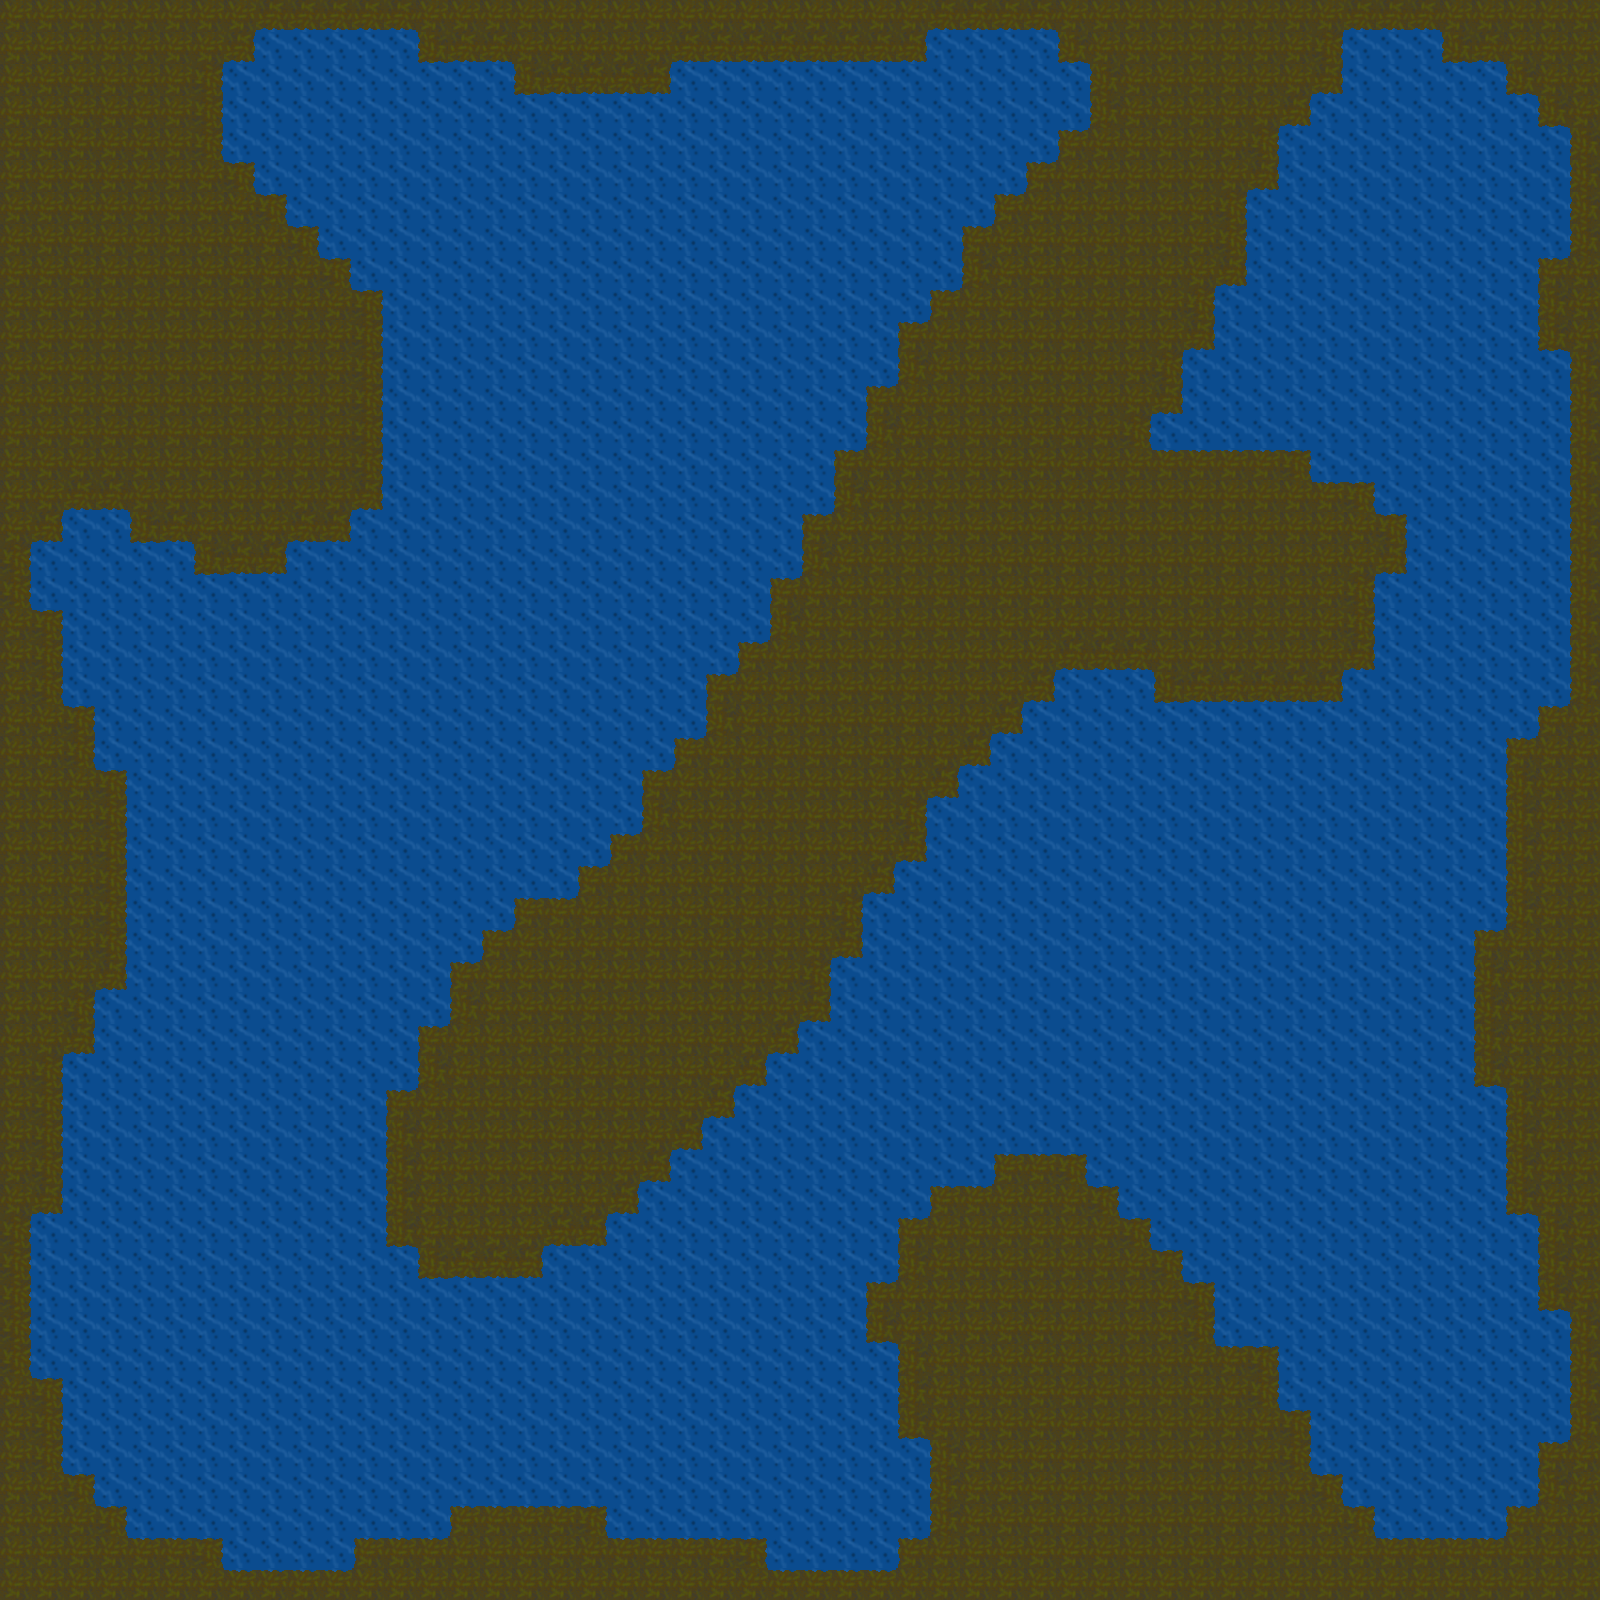

A level layout from a 2D game, rendered from its tile map. Below: a short description, then the map file with tile-grid data replaced by summaries:
An orthogonal 50x50 tile map with 32x32 px tiles, 2 tile layers (background, Tile Layer 2) and 118 objects.

<map version="1.0" orientation="orthogonal" renderorder="right-down" width="50" height="50" tilewidth="32" tileheight="32" nextobjectid="133">
 <tileset firstgid="1" name="tileset_1" tilewidth="32" tileheight="32" tilecount="25" columns="5">
  <image source="evolvetexturemap1.png" width="160" height="160" />
 </tileset>
 <layer name="background" width="50" height="50">
  <data>[2500 cells, 2500 non-empty, 1 distinct tile ids]</data>
 </layer>
 <layer name="Tile Layer 2" width="50" height="50">
  <data>[2500 cells, 1066 non-empty, 9 distinct tile ids]</data>
 </layer>
 <objectgroup name="Edge">
  <object id="1" x="0" y="1568" width="800" height="32" />
  <object id="2" x="800" y="1568" width="800" height="32" />
  <object id="5" x="1568" y="0" width="32" height="768" />
  <object id="6" x="1568" y="768" width="32" height="800" />
  <object id="7" x="1597.33" y="954.667" height="2.66667" />
  <object id="8" x="512" y="0" width="1056" height="32" />
  <object id="9" x="0" y="0" width="512" height="32" />
  <object id="10" x="0" y="32" width="32" height="928" />
  <object id="11" x="0" y="960" width="32" height="608" />
  <object id="21" x="416" y="32" width="512" height="32" />
  <object id="22" x="512" y="64" width="160" height="32" />
  <object id="23" x="1088" y="32" width="224" height="96" />
  <object id="24" x="1056" y="32" width="32" height="32" />
  <object id="25" x="1312" y="32" width="32" height="64" />
  <object id="26" x="1440" y="32" width="128" height="32" />
  <object id="27" x="1504" y="64" width="64" height="32" />
  <object id="28" x="1536" y="96" width="32" height="32" />
  <object id="29" x="32" y="32" width="192" height="480" />
  <object id="30" x="224" y="32" width="32" height="32" />
  <object id="31" x="32" y="512" width="32" height="32" />
  <object id="32" x="224" y="288" width="160" height="224" />
  <object id="33" x="128" y="512" width="224" height="32" />
  <object id="34" x="192" y="544" width="96" height="32" />
  <object id="35" x="224" y="160" width="32" height="128" />
  <object id="36" x="256" y="192" width="32" height="96" />
  <object id="37" x="288" y="224" width="32" height="64" />
  <object id="38" x="320" y="256" width="32" height="32" />
  <object id="39" x="1536" y="256" width="32" height="96" />
  <object id="40" x="32" y="608" width="32" height="608" />
  <object id="41" x="64" y="704" width="32" height="352" />
  <object id="42" x="96" y="768" width="32" height="224" />
  <object id="43" x="32" y="1376" width="32" height="192" />
  <object id="44" x="64" y="1472" width="32" height="96" />
  <object id="45" x="96" y="1504" width="32" height="64" />
  <object id="46" x="128" y="1536" width="96" height="32" />
  <object id="47" x="352" y="1536" width="416" height="32" />
  <object id="48" x="448" y="1504" width="160" height="32" />
  <object id="49" x="896" y="1536" width="672" height="32" />
  <object id="50" x="1536" y="1440" width="32" height="96" />
  <object id="51" x="1504" y="1504" width="32" height="32" />
  <object id="52" x="928" y="1184" width="192" height="352" />
  <object id="53" x="896" y="1216" width="32" height="224" />
  <object id="54" x="864" y="1280" width="32" height="64" />
  <object id="55" x="992" y="1152" width="96" height="32" />
  <object id="56" x="1120" y="1344" width="160" height="192" />
  <object id="57" x="1280" y="1408" width="32" height="128" />
  <object id="58" x="1312" y="1472" width="32" height="64" />
  <object id="59" x="1344" y="1504" width="32" height="32" />
  <object id="60" x="1120" y="1280" width="96" height="64" />
  <object id="61" x="1120" y="1216" width="32" height="64" />
  <object id="62" x="1152" y="1248" width="32" height="32" />
  <object id="63" x="1536" y="704" width="32" height="608" />
  <object id="64" x="1504" y="736" width="32" height="480" />
  <object id="65" x="1472" y="928" width="32" height="160" />
  <object id="66" x="416" y="1024" width="192" height="224" />
  <object id="67" x="384" y="1088" width="32" height="160" />
  <object id="68" x="416" y="1248" width="128" height="32" />
  <object id="69" x="448" y="960" width="384" height="64" />
  <object id="70" x="608" y="1024" width="192" height="32" />
  <object id="71" x="608" y="1056" width="160" height="32" />
  <object id="72" x="608" y="1088" width="128" height="32" />
  <object id="73" x="608" y="1120" width="96" height="32" />
  <object id="74" x="608" y="1152" width="64" height="32" />
  <object id="75" x="608" y="1184" width="32" height="32" />
  <object id="76" x="512" y="896" width="352" height="64" />
  <object id="77" x="480" y="928" width="32" height="32" />
  <object id="78" x="1152" y="512" width="192" height="192" />
  <object id="79" x="1344" y="512" width="64" height="64" />
  <object id="80" x="1344" y="576" width="32" height="96" />
  <object id="81" x="832" y="448" width="480" height="64" />
  <object id="82" x="1312" y="480" width="64" height="32" />
  <object id="83" x="800" y="512" width="352" height="160" />
  <object id="84" x="704" y="672" width="224" height="192" />
  <object id="85" x="576" y="864" width="320" height="32" />
  <object id="86" x="640" y="768" width="64" height="96" />
  <object id="87" x="672" y="736" width="32" height="32" />
  <object id="88" x="608" y="832" width="32" height="32" />
  <object id="89" x="768" y="576" width="32" height="96" />
  <object id="90" x="736" y="640" width="32" height="32" />
  <object id="91" x="928" y="672" width="128" height="32" />
  <object id="92" x="928" y="704" width="96" height="32" />
  <object id="93" x="928" y="736" width="64" height="32" />
  <object id="94" x="928" y="768" width="32" height="32" />
  <object id="95" x="1056" y="128" width="192" height="160" />
  <object id="96" x="1248" y="128" width="32" height="64" />
  <object id="97" x="928" y="288" width="288" height="64" />
  <object id="98" x="960" y="224" width="96" height="64" />
  <object id="99" x="992" y="192" width="64" height="32" />
  <object id="100" x="1024" y="160" width="32" height="32" />
  <object id="101" x="896" y="352" width="256" height="96" />
  <object id="102" x="1152" y="352" width="32" height="64" />
  <object id="103" x="896" y="320" width="32" height="32" />
  <object id="104" x="864" y="384" width="32" height="64" />
 </objectgroup>
 <objectgroup name="Enemies">
  <object id="107" x="832" y="160" width="32" height="32" />
  <object id="108" x="384" y="160" width="32" height="32" />
  <object id="109" x="576" y="224" width="32" height="32" />
  <object id="111" x="480" y="480" width="32" height="32" />
  <object id="112" x="352" y="640" width="32" height="32" />
  <object id="113" x="224" y="800" width="32" height="32" />
  <object id="114" x="544" y="608" width="32" height="32" />
  <object id="115" x="160" y="1088" width="32" height="32" />
  <object id="116" x="128" y="1312" width="32" height="32" />
  <object id="117" x="288" y="1376" width="32" height="32" />
  <object id="118" x="480" y="1376" width="32" height="32" />
  <object id="119" x="672" y="1408" width="32" height="32" />
  <object id="120" x="736" y="1216" width="32" height="32" />
  <object id="121" x="1408" y="1344" width="32" height="32" />
  <object id="122" x="1312" y="1184" width="32" height="32" />
  <object id="123" x="1184" y="1056" width="32" height="32" />
  <object id="124" x="1024" y="992" width="32" height="32" />
  <object id="125" x="1056" y="800" width="32" height="32" />
  <object id="126" x="1248" y="864" width="32" height="32" />
  <object id="128" x="1344" y="992" width="32" height="32" />
  <object id="129" x="448" y="768" width="32" height="32" />
  <object id="130" x="320" y="928" width="32" height="32" />
  <object id="131" x="768" y="288" width="32" height="32" />
  <object id="132" x="640" y="416" width="32" height="32" />
 </objectgroup>
 <objectgroup name="PlayerSpawner">
  <object id="106" x="1376" y="256" width="32" height="32" />
 </objectgroup>
</map>
